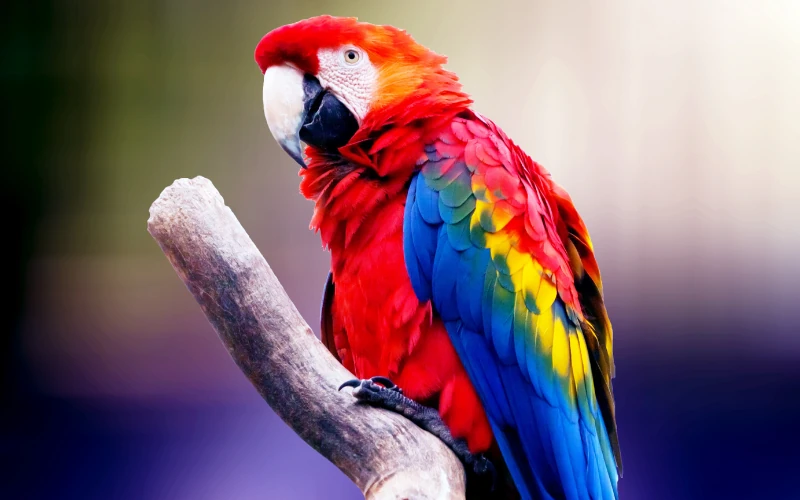
#> input picture Python modüllerim/papağan.jpg, 800 x 500 px
$ python modul_calisma8.py
#> lines starting #> are read from the running program, lines starting #| are printed output that depends on the picture
from PIL import Image,ImageFilter

resim = Image.open("papağan.jpg")
#> resim is the input picture: PIL image 800x500 RGB; mean R, G, B 125.2, 97.4, 110.3

#resim.show()

resim.save("papağan2.jpg")

resim.rotate(180).save("papağan3.jpg")
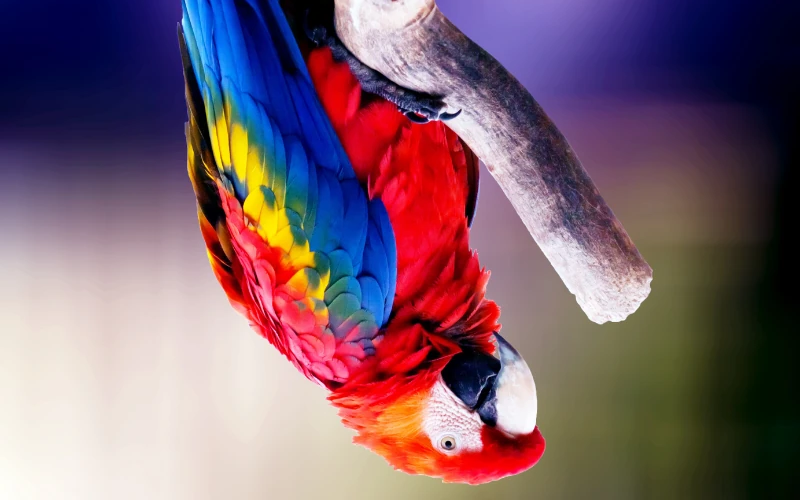
#> saved as papağan3.jpg: PIL image 800x500 RGB; mean R, G, B 125.2, 97.4, 110.3

resim.convert(mode = "L").save("papağan4.jpg")
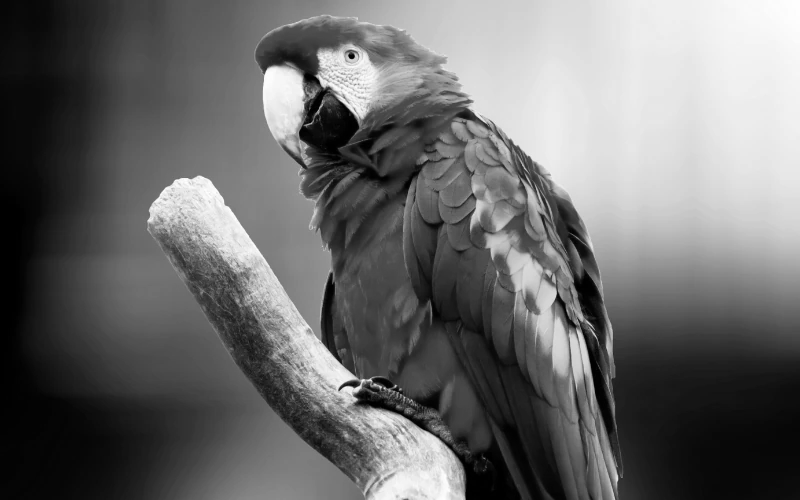
#> saved as papağan4.jpg: PIL image 800x500 L; min 0, max 255, mean 107.2

daralt = (400,250)

resim.thumbnail(daralt)
#> resim: PIL image 400x250 RGB

resim.save("papağan5.jpg")

resim.filter(ImageFilter.GaussianBlur(10)).save("papağan6.jpg")
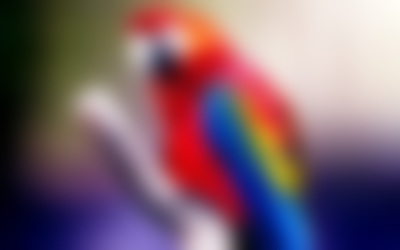
#> saved as papağan6.jpg: PIL image 400x250 RGB; mean R, G, B 125.2, 97.5, 110.4

resim2 = Image.open("Atatürk.jpg")
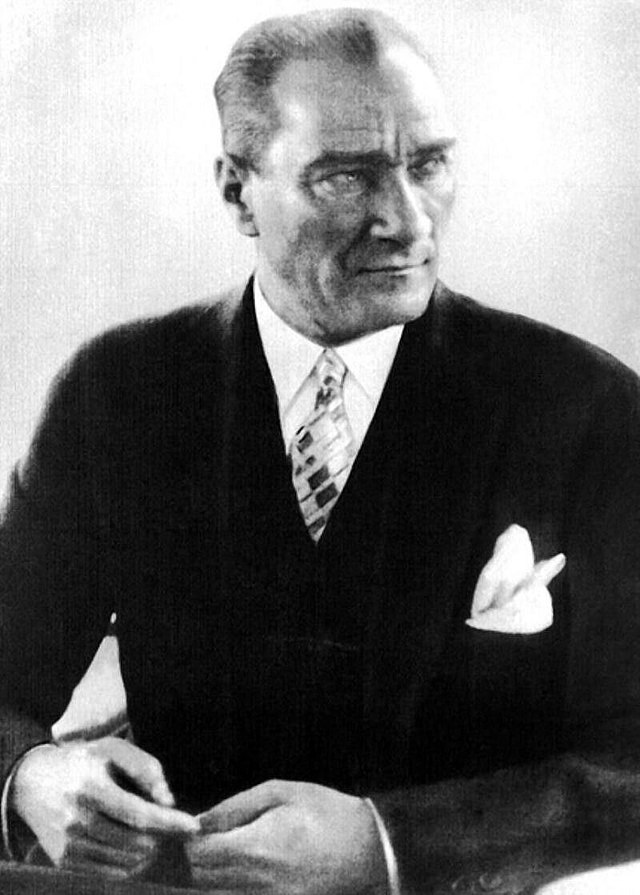
#> input picture Python modüllerim/Atatürk.jpg, 640 x 895 px
#> resim2 is the input picture: PIL image 640x895 L; min 0, max 255, mean 112.1

kırp = (168,0,509,391)

resim2.crop(kırp).save("Mustafa Kemal.jpg")
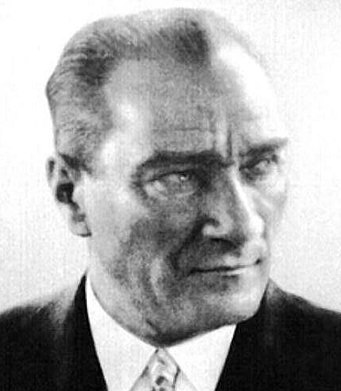
#> saved as Mustafa Kemal.jpg: PIL image 341x391 L; min 0, max 255, mean 169.9
